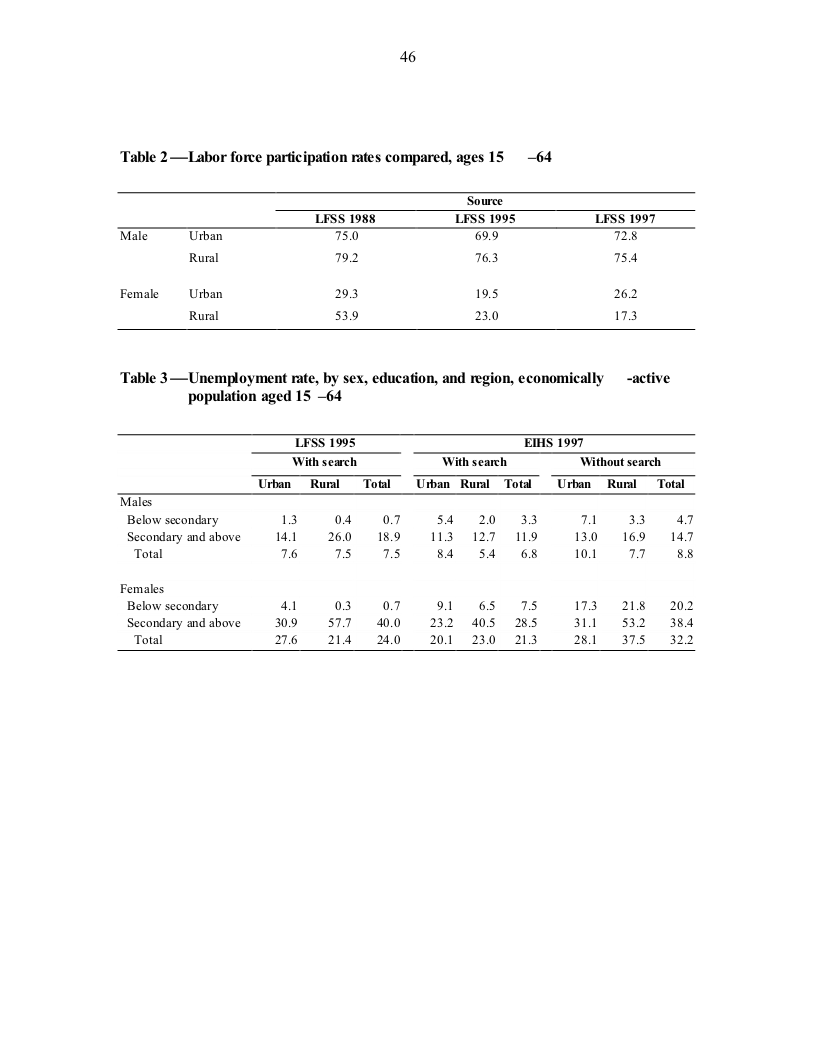
#> input picture 10.1.1.1.2013_64.bmp, 816 x 1056 px, given in place of MXO0492981.pdf_1.jpg, which was not available
$ jupyter execute --allow-errors TableNet.ipynb   (shell and % lines are left out)   (text cells are left out)
#> lines starting #> are read from the running program, lines starting #| are printed output that depends on the picture; after the words box and inside, x2 and y2 are one past the last pixel; in counts of white or black regions, pixels touching at a corner belong together; pictures that were not available may be replaced by others from this repository, and a replacement may not be noted
[cell 1]
import pytesseract
import shutil
import os
import random
try:
    from PIL import Image
except ImportError:
    import Image

[cell 2]
import pytorch_lightning as pl
import torch
from torch import nn, optim
from torch.nn import functional as F
from torchvision.models import vgg19, vgg19_bn
from collections import OrderedDict
from typing import List

import numpy as np
import pandas as pd
from albumentations import Compose
from PIL import Image
from pytesseract import image_to_string
from skimage.filters import threshold_otsu
from skimage.segmentation import clear_border
from skimage.measure import label, regionprops
from skimage.morphology import closing, square, convex_hull_image
from skimage.transform import resize
from skimage.util import invert
import cv2
#from tablenet import TableNetModule
import matplotlib.pyplot as plt
from google.colab.patches import cv2_imshow

[cell 3]
"""TableNet Module."""

EPSILON = 1e-15


class TableNetModule(pl.LightningModule):
    """Pytorch Lightning Module for TableNet."""

    # [114 lines left out: functions __init__, forward, training_step, validation_step, test_step, configure_optimizers and 1 more, not called in this run]


class TableNet(nn.Module):
    """TableNet."""

    # [35 lines left out: functions __init__, forward, not called in this run]


class ColumnDecoder(nn.Module):
    """Column Decoder."""

    # [35 lines left out: functions __init__, forward, not called in this run]


class TableDecoder(ColumnDecoder):
    """Table Decoder."""

    # [11 lines left out: function __init__, not called in this run]


class DiceLoss(nn.Module):
    """Dice loss."""

    def __init__(self):
        """Dice Loss."""
        super().__init__()

    # [41 lines left out: functions forward, binary_mean_iou, not called in this run]

[cell 4]
"""Marmot Dataset Module."""

from pathlib import Path
from typing import List

import numpy as np
import pytorch_lightning as pl
from albumentations import Compose
from PIL import Image
from torch.utils.data import Dataset, DataLoader


class MarmotDataset(Dataset):
    """Marmot Dataset."""

    # [9 lines left out: function __init__, not called in this run]

    def __len__(self):
        """Dataset Length."""
        return len(self.data)

    # [26 lines left out: function __getitem__, not called in this run]


class MarmotDataModule(pl.LightningDataModule):
    """Pytorch Lightning Data Module for Marmot."""

    # [58 lines left out: functions __init__, setup, train_dataloader, val_dataloader, test_dataloader, not called in this run]

[cell 5]
class Predict:
    """Predict images using pre-trained model."""

    # [61 lines left out: functions __init__, predict, not called in this run]

    def _apply_threshold(self, mask):
        mask = mask.squeeze(0).squeeze(0).numpy() > self.threshold
        return mask.astype(int)

    # [40 lines left out: functions _process_tables, _process_columns, _segment_image, _column_to_dataframe, not called in this run]

[cell 6]
def predict(image_path: str, model_weights: str) -> List[pd.DataFrame]:
    """Predict table content.

    Args:
        image_path (str): image path.
        model_weights (str): model weights path.

    Returns (List[pd.DataFrame]): Tables in pandas DataFrame format.
    """
    import albumentations as album
    from albumentations.pytorch.transforms import ToTensorV2

    transforms = album.Compose([
        album.Resize(896, 896, always_apply=True),
        album.Normalize(),
        ToTensorV2()
    ])
    pred = Predict(model_weights, transforms)

    image = Image.open(image_path)
    print(pred.predict(image))

[cell 7]
predict('/content/10.1.1.1.2028_14.bmp', '/content/best_model.ckpt')
#> (the call stopped at in predict, `transforms = album.Compose([ album.Resize(896, 896, always_apply=True)..`: albumentations is not available in this run)

[cell 8]
import cv2
import numpy as np
import os
import matplotlib.pyplot as plt
from PIL import Image
import pytesseract
import pandas as pd

def table_detection(img_path):
#> called with img_path = '/content/images/MXO0492981.pdf_1.jpg'
    img = cv2.imread(img_path)
#> img is the input picture: shape (1056, 816, 3); min 0, max 255, mean 250.4
    img_s= cv2.cvtColor(img, cv2.COLOR_BGR2RGB)
    img_gray = cv2.cvtColor(img, cv2.COLOR_BGR2GRAY)
    #plt.imshow(img_gray)
    #plt.show()
    #(thresh, img_bin) = cv2.threshold(img_gray, 0, 255, cv2.THRESH_BINARY | cv2.THRESH_OTSU)
    (thresh, img_bin) = cv2.threshold(img_gray, 180, 255, cv2.THRESH_BINARY)
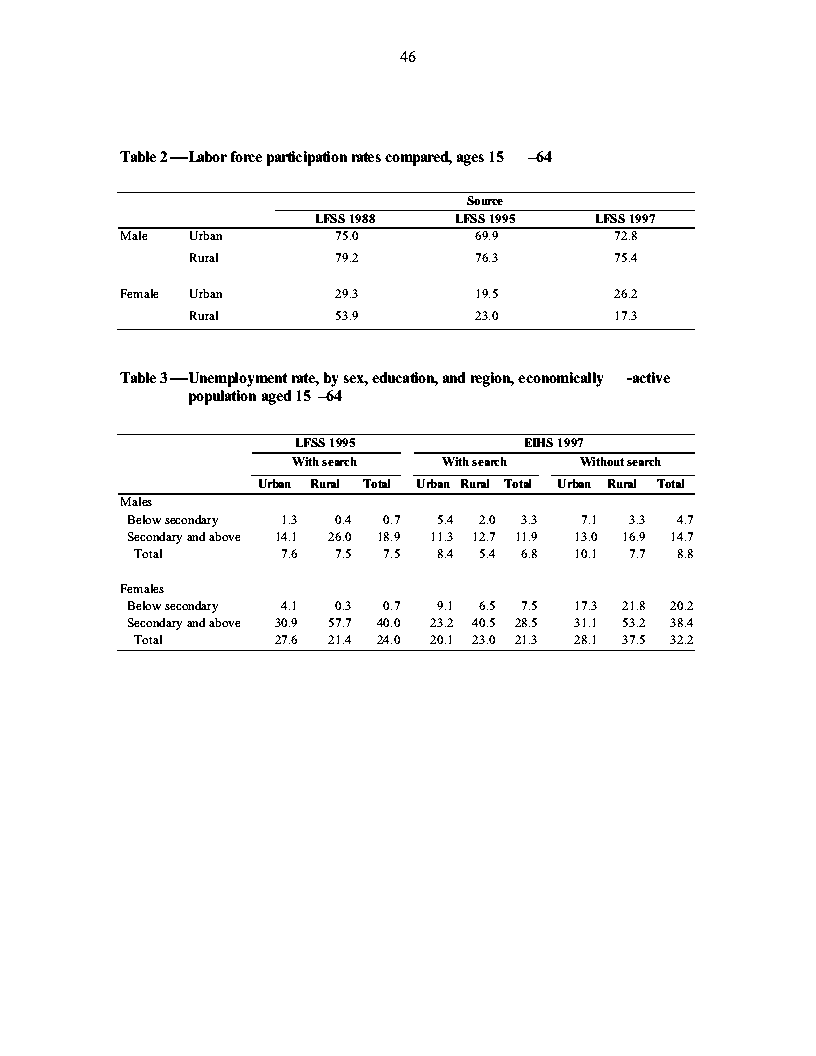
#> img_bin: shape (1056, 816); 97.6% white; black in thin lines or dots, all inside (x1, y1, x2, y2) = (117, 51, 695, 651)
    img_bin = cv2.bitwise_not(img_bin)
    #plt.imshow(img_bin )
    #cv2.imwrite('img.jpg',img_bin)
    #plt.show()
    kernel_length_v = (np.array(img_gray).shape[1])//200
#> kernel_length_v = 4
    vertical_kernel = cv2.getStructuringElement(cv2.MORPH_RECT, (1, kernel_length_v))
#> vertical_kernel = [1, 1, 1, 1]
    im_temp1 = cv2.erode(img_bin, vertical_kernel, iterations=5)
#> im_temp1: shape (1056, 816); every value is 0
    vertical_lines_img = cv2.dilate(im_temp1, vertical_kernel, iterations=5)

    kernel_length_h = (np.array(img_gray).shape[1])//100
#> kernel_length_h = 8
    horizontal_kernel = cv2.getStructuringElement(cv2.MORPH_RECT, (kernel_length_h, 1))
    im_temp2 = cv2.erode(img_bin, horizontal_kernel, iterations=5)
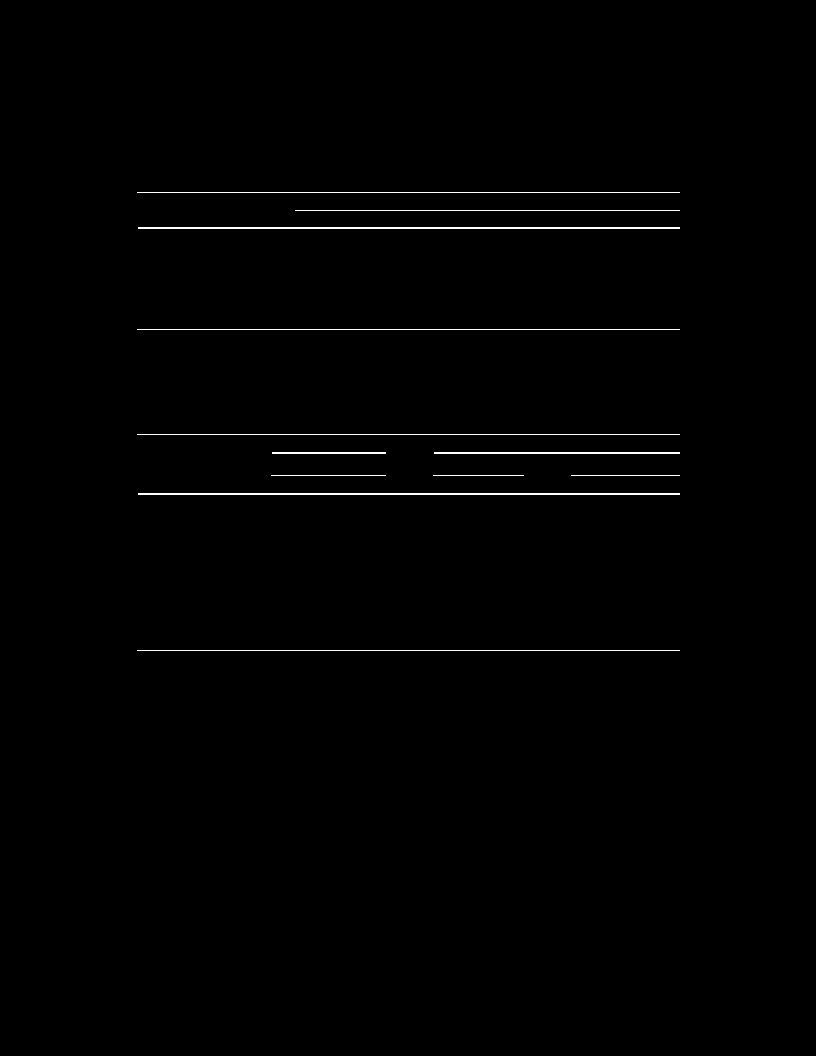
#> im_temp2: shape (1056, 816); 0.67% white in thin lines or dots, all inside (x1, y1, x2, y2) = (137, 192, 680, 651)
    horizontal_lines_img = cv2.dilate(im_temp2, horizontal_kernel, iterations=5)
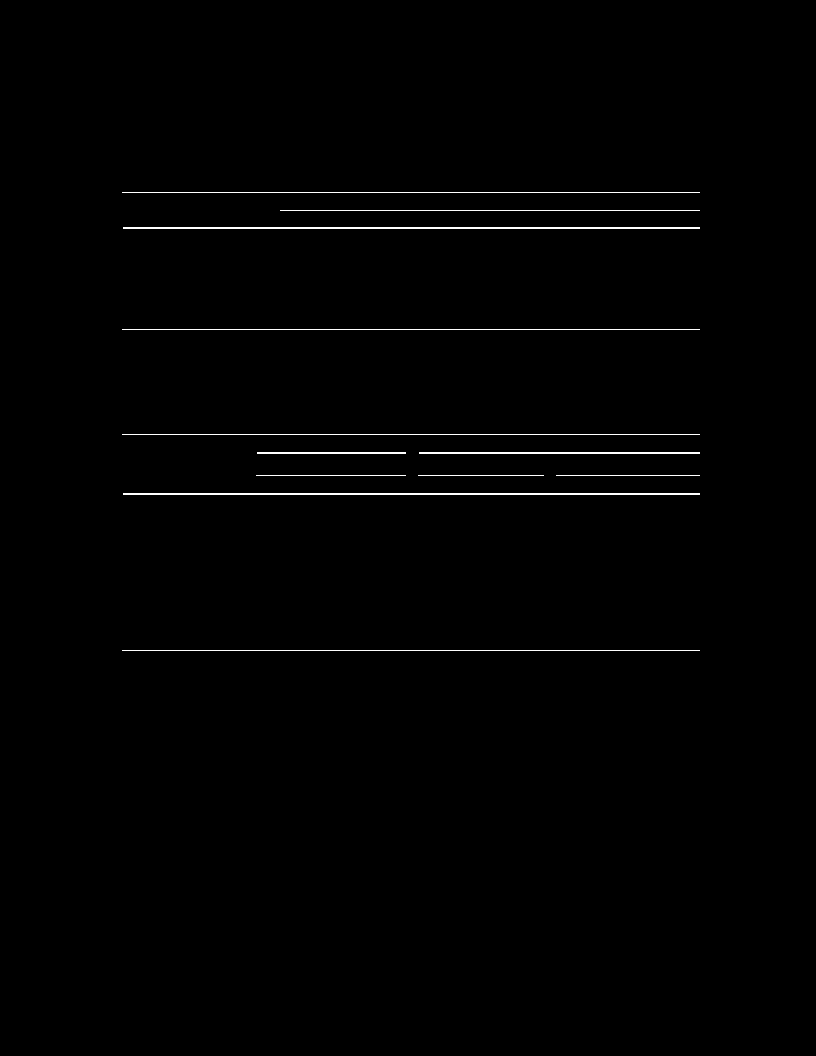
#> horizontal_lines_img: shape (1056, 816); 0.73% white in thin lines or dots, all inside (x1, y1, x2, y2) = (122, 192, 700, 651)

    kernel = cv2.getStructuringElement(cv2.MORPH_RECT, (3, 3))
    table_segment = cv2.addWeighted(vertical_lines_img, 0.5, horizontal_lines_img, 0.5, 0.0)
    table_segment = cv2.erode(cv2.bitwise_not(table_segment), kernel, iterations=2)
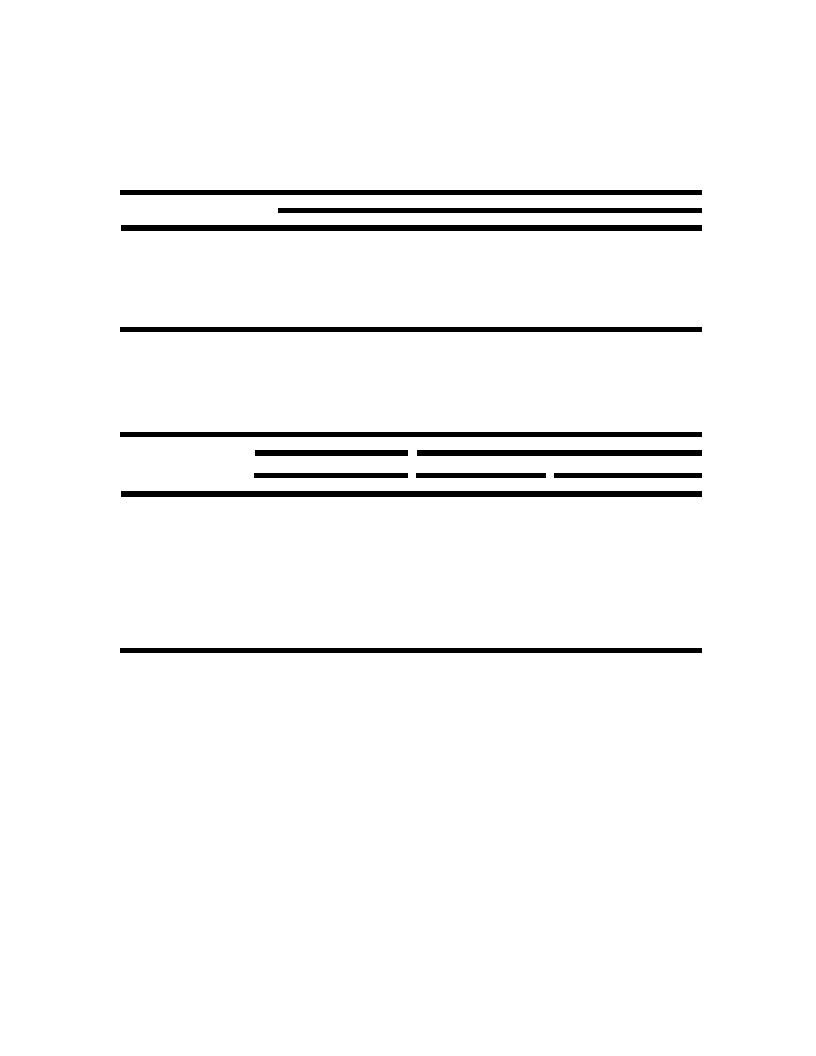
#> table_segment: shape (1056, 816); values 127 (black) and 255 (white), 97% white; 12 black regions, largest, box (x1, y1, x2, y2) and area: (121, 225, 702, 231) 3486, (121, 491, 702, 497) 3486, (120, 190, 702, 195) 2910
    thresh, table_segment = cv2.threshold(table_segment, 0, 255, cv2.THRESH_OTSU)
#> table_segment: shape (1056, 816); 97% white; 12 black regions
#> thresh = 127

    contours, hierarchy = cv2.findContours(table_segment, cv2.RETR_TREE, cv2.CHAIN_APPROX_SIMPLE)
#> contours = 13 contours; largest, box (x1, y1, x2, y2) and area: (0, 0, 816, 1056) 859825, (120, 490, 703, 498) 4072, (120, 224, 703, 232) 4072, (119, 647, 703, 654) 3496, (119, 431, 703, 438) 3496
    count = 0
    dict1={}
    lst1=['shipper','consignee','notify party']
    for i,c in enumerate(contours):
        x, y, w, h = cv2.boundingRect(c)
        if (w > 0 and h > 0) :
            count += 1
            cropped = img[y-3:y + h, x-3:x + w]

            txt=pytesseract.image_to_string(cropped).strip()
            for el in lst1:
              if el in  txt.split('\n')[0].lower():
                if cropped.shape[0]<img.shape[0]/20:
                  cropped = img[y-3:y+ h+int(img.shape[0]/14), x-3:x + w]
                  txt=pytesseract.image_to_string(cropped).strip()
                dict1.update({el:' '.join(txt.split('\n')[1:])})
              img_s=cv2.rectangle(img_s,(x-3,y-3),(x + w,y + h),(255,0,0),2)
#> this loop made 1 pass
#> (c, x, y, w, h, count) on pass 1: ([[0, 0], [0, 1055], [815, 1055], [815, 0]], 0, 0, 816, 1056, 1)
#> after the loop, count = 1; dict1 = 0 items


	    #cv2.imwrite("table.jpg", table_segment)
	    #cv2.imwrite("img.jpg", img)
    dict1=pd.DataFrame([dict1])
    return  dict1,img_s
#> (the rest of this cell did not finish here and is left out)
